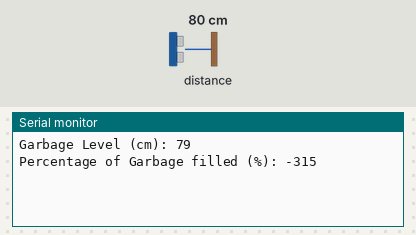
A sketch run on a simulated ESP8266 (NodeMCU). On the bench: the last lines printed to the serial monitor. Wiring (inferred from the names in the program): ultrasonic range finder: trigger D2; echo D3. Inputs (shaded band) come from the test bench; at power-on: distance to the obstacle 80 cm. The echo pulse lasts 58.3 µs per cm; WiFi joins after 1.5 s; servers stay silent unless stated.

Above: at 3.0 s.
3.1 s: distance to the obstacle set to 2 cm
At 4.6 s:
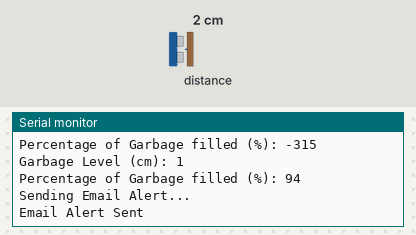
5.3 s: distance to the obstacle set to 4 cm
At 6.3 s:
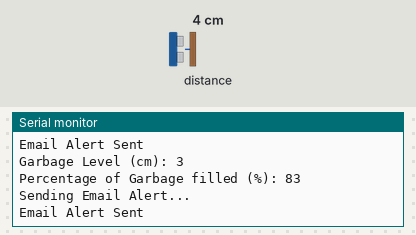
Timing chart, 0 to 8.3 s (numbered marks = the images above; inputs shaded):
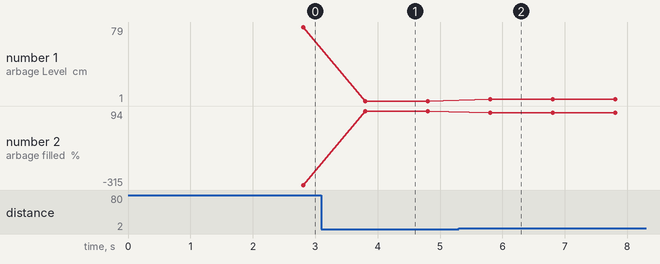

Measured:
- after the input at 3.1 s, the serial monitor: prints a new line after 0.71 s (image 1)
- after the input at 5.3 s, the serial monitor: prints a new line after 0.50 s (image 2)
- plotted number 1: 79 → 1 after the input at 3.1 s, 1 → 3 after the input at 5.3 s
- plotted number 2: -315 → 94 after the input at 3.1 s, 94 → 83 after the input at 5.3 s

The sketch:

Nodemcu_Code.ino
```cpp
// Add the Blynk Auth Token (this generated after adding device in Blynk App)
// Chnage the first three lines according to your project this just for example purpose
#define BLYNK_TEMPLATE_ID "TMPL3wq"
#define BLYNK_TEMPLATE_NAME "SmartBin"
#define BLYNK_AUTH_TOKEN "r22DYz9N_I3n5q4eJoBf"


#define BLYNK_PRINT Serial

#include <ESP8266WiFi.h>
#include <BlynkSimpleEsp8266.h>

char auth[] = BLYNK_AUTH_TOKEN;
char ssid[] = "MSI 3786";       // Name of your Mobile or Laptop Hotspot
char pass[] = "mynameischirag";     // password of  Mobile or Laptop Hotspot

const int trigPin = D2;     // Ultrasonic sensor trigger pin
const int echoPin = D3;     // Ultrasonic sensor echo pin
const int alertThreshold = 17;    // Threshold for sending an email alert (17cm) Once garbage is filled upto 17cm the notification will be send. So set threshold value accordingly.
const int binLength = 19;         // Height of the dustbin (19cm)

BlynkTimer timer;

void setup() {
  Serial.begin(115200);
  Blynk.begin(auth, ssid, pass);

  pinMode(trigPin, OUTPUT);
  pinMode(echoPin, INPUT);

  timer.setInterval(1000L, garbageLevelCheck); // Check garbage level every 10 seconds
}

void loop() {
  Blynk.run();
  timer.run();
}

void garbageLevelCheck() {
  digitalWrite(trigPin, LOW);
  delayMicroseconds(2);
  digitalWrite(trigPin, HIGH);
  delayMicroseconds(10);
  digitalWrite(trigPin, LOW);
  long duration = pulseIn(echoPin, HIGH);

  // long distance = duration / 29 / 2;
  long distance = duration * 0.034 / 2;

  // Calculate and send the garbage level as a percentage

  int garbageLevelPercent = map(distance, binLength,0, 0, 100);

  // VirtualWrite helps you to print the values on the blynk UI
  Blynk.virtualWrite(V0, garbageLevelPercent);
  Blynk.virtualWrite(V1, distance);

  // print the distance calculated by ultrasonic senor (cm) and binlevel in percentage
  Serial.print("Garbage Level (cm): ");
  Serial.println(distance);
  Serial.print("Percentage of Garbage filled (%): ");
  Serial.println(garbageLevelPercent);

  // Check if the garbage level exceeds the alert threshold
  if (distance <= 3) {
    sendEmailAlert();
  }

}

void sendEmailAlert() {
  Serial.println("Sending Email Alert...");

  // Send an email using Blynk's email widget
  // Blynk.logEvent("RecipientEmail@example.com", "Garbage Level Alert", "The garbage is almost full. Please empty the dustbin.");
  Blynk.logEvent("dustbin_full", "Please clean the dustbin it's almost full");


  Serial.println("Email Alert Sent");
}
```
